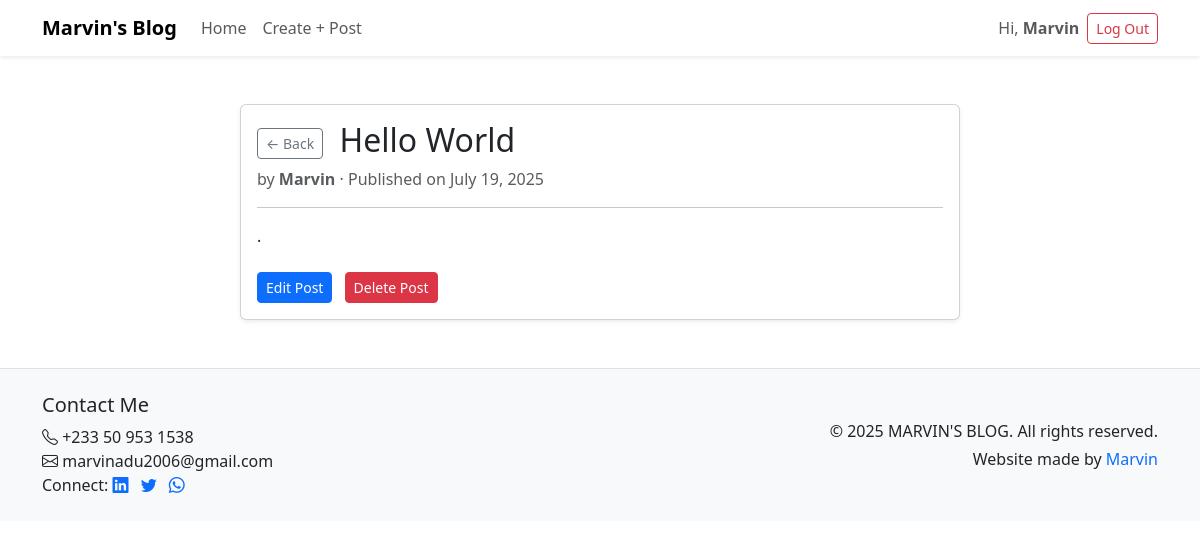
The app's page /post/10/ (signed in) with its own data.
### blog/models.py (models this page shows, shortened)
class Post(models.Model):
    title = models.CharField(max_length=200)
    author = models.ForeignKey('auth.User',on_delete=models.CASCADE)
    summary = models.CharField(max_length=400)
    body = models.TextField()
    created_at = models.DateTimeField(auto_now_add=True)

### blog/views.py (the view)
# urls.py: path('post/<int:pk>/',views.BlogDetailView.as_view(),name='detail'),
class BlogDetailView(DetailView):
    model = Post
    template_name = 'detail.html'
    context_object_name = 'post'

### templates/detail.html (shortened to what this page needs)
{% extends 'base.html' %}
{% block content %}
<div class="container mt-5">
    <div class="row justify-content-center">
        <div class="col-md-8">
            <div class="card shadow-sm">
                <div class="card-body">
                    <h2 class="card-title">
                        <a href="{% url 'home' %}" class="btn btn-outline-secondary btn-sm me-2">&larr; Back</a>
                        {{ post.title }}
                    </h2>
                    <p class="text-muted mb-1">
                        by <strong>{{post.author.username}}</strong> &middot; Published on {{post.created_at|date:"F j, Y"}}
                    </p>
                    <hr>
                    <div class="mb-4">
                        <p>{{post.body}}</p>
                    </div>
                    {% if user.is_authenticated and user.username == post.author.username %}
                        <a href="{% url 'edit' post.pk %}" class="btn btn-primary btn-sm me-2">Edit Post</a>
                        <a href="{% url 'delete' post.pk %}" class="btn btn-danger btn-sm">Delete Post</a>
                    {% endif %}
                </div>
            </div>
        </div>
    </div>
</div>
{% endblock content %}

### templates/base.html (shortened to what this page needs)
<!DOCTYPE html>
<html lang="en">
<head>
    <link href="https://cdn.jsdelivr.net/npm/bootstrap@5.3.3/dist/css/bootstrap.min.css" rel="stylesheet">
</head>
<body>
    <nav class="navbar navbar-expand-lg navbar-light bg-white shadow-sm mb-4">
        <div class="container">
            <a class="navbar-brand fw-bold" href="{% url 'home' %}">Marvin's Blog</a>
            <div class="collapse navbar-collapse" id="navbarBlog">
                <ul class="navbar-nav me-auto mb-2 mb-lg-0">
                    <li class="nav-item">
                        <a class="nav-link" href="{% url 'home' %}">Home</a>
                    </li>
                    {% if user.is_authenticated %}
                    <li class="nav-item">
                        <a class="nav-link" href="{% url 'create' %}">Create + Post</a>
                    </li>
                    {% endif %}
                </ul>
                <ul class="navbar-nav ms-auto mb-2 mb-lg-0 align-items-lg-center">
                    {% if user.is_authenticated %}
                    <li class="nav-item d-none d-lg-block">
                        <span class="navbar-text me-2">Hi, <strong>{{ user.username }}</strong></span>
                    </li>
                    <li class="nav-item">
                        <form method="post" action="{% url 'logout' %}">
                            <button type="submit" class="btn btn-outline-danger btn-sm">Log Out</button>
                        </form>
                    </li>
                    {% else %}
                    <li class="nav-item">
                        <a class="btn btn-primary btn-sm" href="{% url 'signup' %}">Sign Up</a>
                    </li>
                    {% endif %}
                </ul>
            </div>
        </div>
    </nav>
    <div class="container">
        {% block content %}
        {% endblock content %}
    </div>
    <footer class="bg-light text-dark mt-5 py-4 border-top">
        <div class="container">
            <div class="row align-items-center">
                <div class="col-md-6 mb-3 mb-md-0">
                    <h5>Contact Me</h5>
                    <ul class="list-unstyled mb-0">
                        <li><i class="bi bi-telephone"></i> +233 50 953 1538</li>
                        <li><i class="bi bi-envelope"></i> marvinadu2006@gmail.com</li>
                        <li>
                            Connect:
                            <a href="https://www.linkedin.com/in/marvin-adu-24a24a34a/" class="link me-2" target="_blank"><i class="bi bi-linkedin"></i></a>
                            <a href="https://x.com/Marvincodes_365" class="link me-2" target="_blank"><i class="bi bi-twitter"></i></a>
                            <a href="https://wa.me/233509531538" class="link" target="_blank"><i class="bi bi-whatsapp"></i></a>
                        </li>
                    </ul>
                </div>
                <div class="col-md-6 text-md-end">
                    <p class="mb-1">&copy; 2025 MARVIN'S BLOG. All rights reserved.</p>
                    <p class="mb-0">Website made by <a href="#" class="link">Marvin</a></p>
                </div>
            </div>
        </div>
    </footer>
    <link rel="stylesheet" href="https://cdn.jsdelivr.net/npm/bootstrap-icons@1.11.3/font/bootstrap-icons.css">
</body>
</html>

### templates/base.html (style rules this page uses)
.link { text-decoration: none; }

### records on screen
Post: title "Hello World", author.username "Marvin", created_at "July 19, 2025", body "."

### other values on screen
{{ user.username }} "Marvin"
